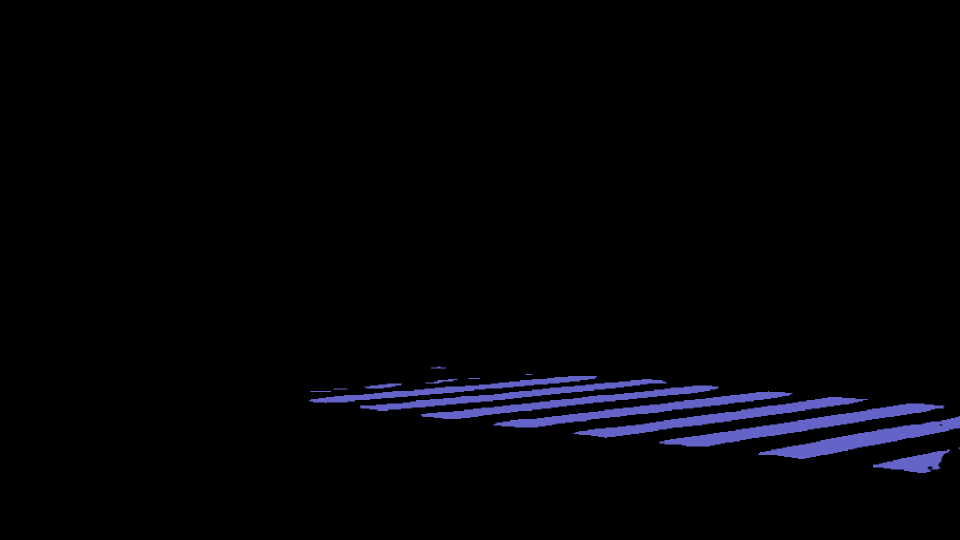
//> input picture ZebraStripe.png, 1920 x 1080 px (shown at 1/2 size)
$ ./main   (built with g++ and OpenCV 4)
//> lines starting //> are read from the running program, lines starting //| are printed output that depends on the picture; after the words box and inside, x2 and y2 are one past the last pixel; in counts of white or black regions, pixels touching at a corner belong together
#include <iostream>
#include <stack>

#include <opencv2/core.hpp>
#include <opencv2/imgcodecs.hpp>
#include <cv.hpp>

using std::cout;
using std::endl;

// 输入是单通道图像，输出是带label的单通道图像，每个像素块中的所有像素拥有相同的label
cv::Mat Flu(cv::Mat im) {
    // 对每个像素赋不同的label，因为是CV_8UC1，所以这里也决定了图像上最多有256个像素块,是个隐形bug
    cv::Mat image_label(im.size(), im.type(), cv::Scalar::all(0));

    int rows = im.rows;
    int cols = im.cols;
    int label = 0;
    for (int i = 0; i < rows; ++i) {
        uchar *data = im.ptr<uchar>(i);
        for (int j = 0; j < cols; ++j) {
            if (data[j] != 0) {  // 活人，变异成了僵尸，然后自爆去感染自己的上下左右4个邻居
                std::stack<cv::Point2i> vNeighborPixels;  // 还没自爆的僵尸集合
                vNeighborPixels.emplace(i, j);
                label++;  // 这一坨僵尸的病毒类型
                assert(label < 256);
                while (!vNeighborPixels.empty()) {
                    // 取出栈顶的元素，赋予它label(被传染的病毒的类型)
                    cv::Point2i curPixel = vNeighborPixels.top();

                    int x = curPixel.x;
                    int y = curPixel.y;
                    // 在这里并不做边界检查，因为在入栈时保证了所有入栈的像素都是在边界以内的
                    image_label.at<uchar>(x, y) = label;

                    // 自爆，变成死人
                    im.at<uchar>(x, y) = 0;

                    // 把栈顶元素pop出来，因为它已经自爆了
                    vNeighborPixels.pop();

                    // 检查自爆僵尸的4个neighbor, 如果是活人，就可以感染
                    if (x >= 1) {  // 可以往上扩展
                        if (im.at<uchar>(x - 1, y) != 0) {
                            vNeighborPixels.emplace(x - 1, y);
                        }
                    }

                    if (x <= rows - 2) {  // 可以往下扩展
                        if (im.at<uchar>(x + 1, y) != 0) {
                            vNeighborPixels.emplace(x + 1, y);
                        }
                    }

                    if (y >= 1) {  // 可以往左扩展
                        if (im.at<uchar>(x, y - 1) != 0) {
                            vNeighborPixels.emplace(x, y - 1);
                        }
                    }

                    if (y <= cols - 2) {  // 可以往右扩展
                        if (im.at<uchar>(x, y + 1) != 0) {
                            vNeighborPixels.emplace(x, y + 1);
                        }
                    }
                }
            }
        }
    }

    if (cv::countNonZero(im) > 0) {  // 还有人没死
        std::cerr << "Flu failed" << std::endl;
    }

    return image_label;
}


int main() {
//    cv::Mat im_initial = cv::imread("../ZebraStripe.png", CV_LOAD_IMAGE_GRAYSCALE);
    cv::Mat im_initial = cv::imread("../ZebraStripe.png");
//> im_initial is the input picture: 1080 rows x 1920 cols, CV_8UC3; mean B, G, R 6.4, 3.2, 3.2
    cv::Mat im;
    cv::cvtColor(im_initial, im, CV_BGR2GRAY);
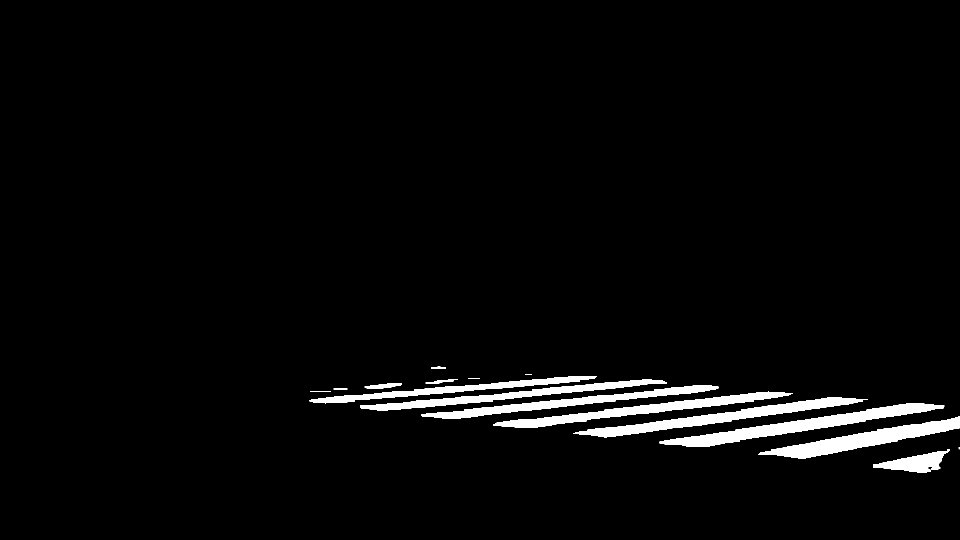
//> im: 1080 rows x 1920 cols, CV_8UC1 (shown at 1/2 size); values 0 (black) and 111 (white), 3.2% white; 16 white regions (1 under 20 px), largest, box (x1, y1, x2, y2) and area: (1319, 807, 1889, 893) 11243, (1516, 832, 1920, 918) 9957, (1147, 794, 1735, 876) 9767

    cv::imshow("ini", im_initial);
    cv::Mat im_seg = Flu(im);
//> after the loop in Flu, `for (int i = 0; i < rows; ++i)`:
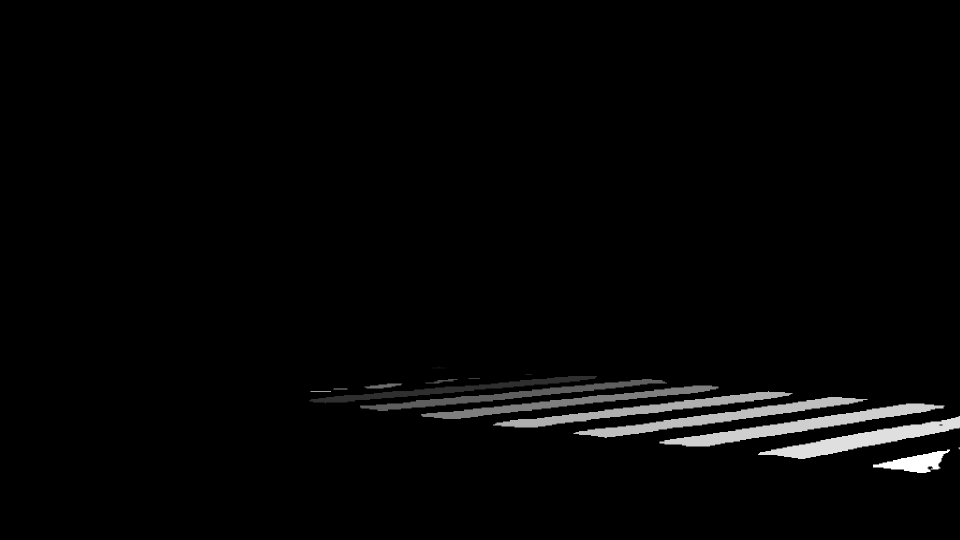
//> image_label: 1080 rows x 1920 cols, CV_8UC1 (shown at 1/2 size); min 0, max 16, mean 0.332; drawn with min black and max white
//> after the loop in Flu, `for (int i = 0; i < rows; ++i)`: im: 1080 rows x 1920 cols, CV_8UC1; 3.18% of pixels changed, all inside (x1, y1, x2, y2) = (619, 733, 1920, 946)
//> after the loop in Flu, `for (int i = 0; i < rows; ++i)`: label = 16
    std::vector<cv::Vec3b> vColors(256);
    for (int i = 0; i < 256; ++i) {
        cv::Vec3b color;
        for (int j = 0; j < 3; ++j) {
            color.val[j] = rand() % 255;
        }

        vColors[i] = color;
    }

    cv::Mat image(im_seg.size(), CV_8UC3, cv::Scalar::all(0));
    for (int i = 0; i < im_seg.rows; ++i) {
        for (int j = 0; j < im_seg.cols; ++j) {
            if (im_seg.at<uchar>(i, j) != 0) {
                image.at<cv::Vec3b>(i, j) = vColors[im_seg.at<uchar>(i, j)];
            }
        }
    }
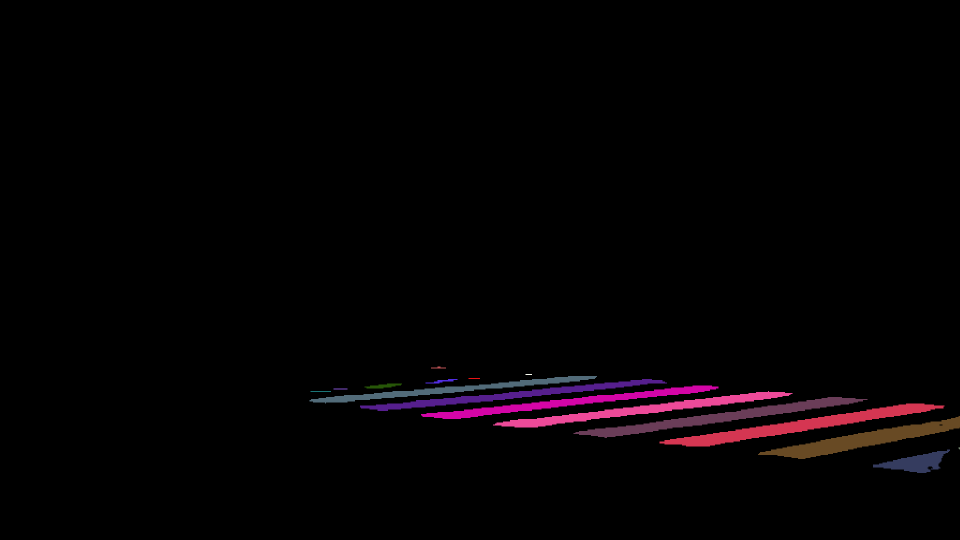
//> image: 1080 rows x 1920 cols, CV_8UC3 (shown at 1/2 size); mean B, G, R 3.4, 1.8, 4.7

    cv::imshow("segmentation", image);
    cv::waitKey();

    return 0;
}
